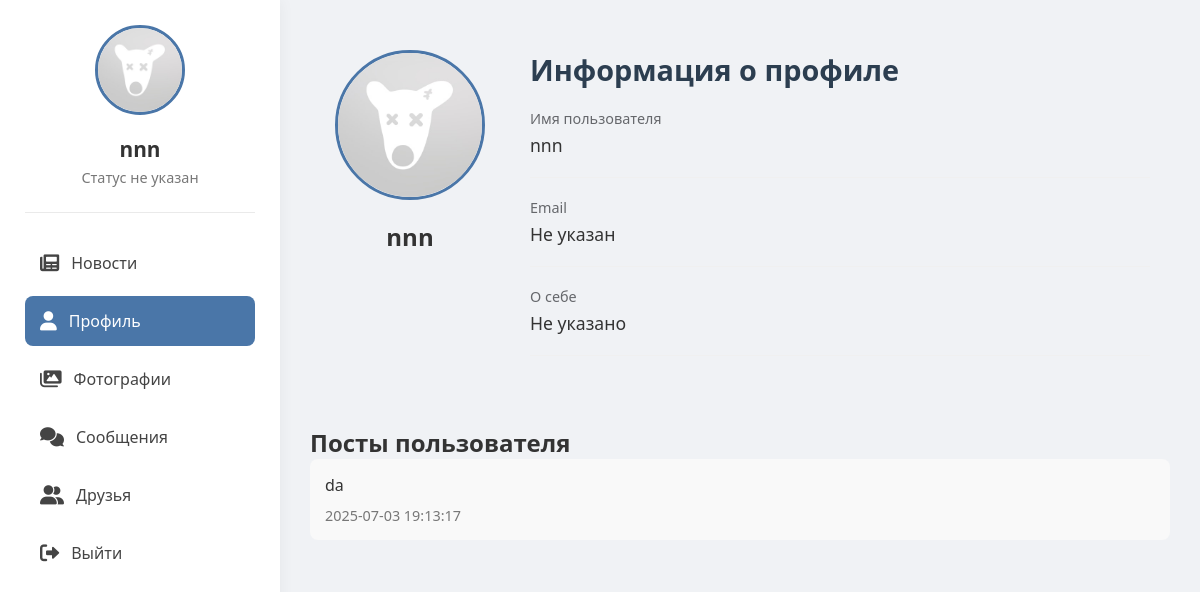
The page /profile/27 (signed in) on the database its author committed.
### tables this page shows
CREATE TABLE users (
                id INTEGER PRIMARY KEY AUTOINCREMENT,
                username TEXT UNIQUE NOT NULL,
                password TEXT NOT NULL,
                email TEXT,
                bio TEXT,
                avatar TEXT);

CREATE TABLE posts (
                id INTEGER PRIMARY KEY AUTOINCREMENT,
                user_id INTEGER NOT NULL,
                content TEXT NOT NULL,
                timestamp DATETIME DEFAULT CURRENT_TIMESTAMP,
                FOREIGN KEY(user_id) REFERENCES users(id));

### social.py (the view, shortened to what this page needs)
@app.route('/profile', methods=['GET', 'POST'], defaults={'user_id': None})
@app.route('/profile/<int:user_id>', methods=['GET'])
def profile(user_id):
    if 'user_id' not in session:
        return redirect(url_for('index'))
    if user_id is None:
        user_id = session['user_id']
        is_own_profile = True
    else:
        is_own_profile = (user_id == session['user_id'])
    conn = sqlite3.connect('social_network.db')
    c = conn.cursor()
    c.execute("SELECT * FROM users WHERE id = ?", (user_id,))
    user = c.fetchone()
    c.execute("SELECT * FROM posts WHERE user_id = ? ORDER BY timestamp DESC", (user_id,))
    posts = c.fetchall()
    conn.close()
    if not user:
        flash('Пользователь не найден')
        return redirect(url_for('feed'))
    return render_template(
        'profile.html',
        user=user,
        posts=posts,
        is_own_profile=is_own_profile
    )

### templates/profile.html (shortened to what this page needs)
<!DOCTYPE html>
<html>
<head>
    <link href="https://cdnjs.cloudflare.com/ajax/libs/font-awesome/6.0.0/css/all.min.css" rel="stylesheet">
</head>
<body>
    <div class="sidebar">
        <div class="profile-card">
            <img src="{% if user[5] %}{{ url_for('static', filename='uploads/' + user[5]) }}{% else %}{{ url_for('static', filename='uploads/default_avatar.png') }}{% endif %}" alt="Avatar">
            <h3>{{ user[1] }}</h3>
            <p>{{ user[4] or 'Статус не указан' }}</p>
        </div>
        <div class="nav">
            <a href="{{ url_for('feed') }}">
                <i class="fas fa-newspaper"></i> Новости
            </a>
            <a href="{{ url_for('profile') }}" class="active">
                <i class="fas fa-user"></i> Профиль
            </a>
            <a href="{{ url_for('gallery') }}">
                <i class="fas fa-images"></i> Фотографии
            </a>
            <a href="{{ url_for('messages') }}">
                <i class="fas fa-comments"></i> Сообщения
            </a>
            <a href="{{ url_for('friends') }}">
                <i class="fas fa-user-friends"></i> Друзья
            </a>
            <a href="{{ url_for('logout') }}">
                <i class="fas fa-sign-out-alt"></i> Выйти
            </a>
        </div>
    </div>
    <div class="content">
        <div class="section">
            <div class="profile-info">
                <div class="avatar-section">
                    <img src="{% if user[5] %}{{ url_for('static', filename='uploads/' + user[5]) }}{% else %}{{ url_for('static', filename='uploads/default_avatar.png') }}{% endif %}" alt="Avatar">
                    <h2>{{ user[1] }}</h2>
                </div>
                <div class="info-section">
                    <h1>Информация о профиле</h1>
                    <div class="info-item">
                        <label>Имя пользователя</label>
                        <p>{{ user[1] }}</p>
                    </div>
                    <div class="info-item">
                        <label>Email</label>
                        <p>{{ user[3] or 'Не указан' }}</p>
                    </div>
                    <div class="info-item">
                        <label>О себе</label>
                        <p>{{ user[4] or 'Не указано' }}</p>
                    </div>
                </div>
            </div>
        </div>
        <div class="section user-posts">
            <div class="section-title">
                <h2>Посты пользователя</h2>
            </div>
            {% if posts %}
                {% for post in posts %}
                <div class="post-item">
                    <div class="post-content">{{ post[2] }}</div>
                    <div class="post-time">{{ post[3] }}</div>
                </div>
                {% endfor %}
            {% else %}
                <p>Пользователь еще не опубликовал постов</p>
            {% endif %}
        </div>
    </div>
</body>
</html>

### templates/profile.html (style rules this page uses)
* { margin: 0; padding: 0; box-sizing: border-box; }
body { font-family: 'Segoe UI', Tahoma, Geneva, Verdana, sans-serif; display: flex; background: #f0f2f5; color: #333; }
.sidebar { width: 280px; background: #fff; height: 100vh; position: fixed; padding: 25px; box-shadow: 0 0 15px rgba(0,0,0,0.05); }
.profile-card { text-align: center; padding-bottom: 25px; border-bottom: 1px solid #eaeaea; margin-bottom: 25px; }
.profile-card img { width: 90px; height: 90px; border-radius: 50%; object-fit: cover; border: 3px solid #4a76a8; }
.profile-card h3 { margin: 15px 0 5px; font-size: 1.3rem; }
.profile-card p { color: #777; font-size: 0.9rem; }
.nav { margin-top: 15px; }
.nav a { display: flex; align-items: center; padding: 14px 15px; text-decoration: none; color: #444; border-radius: 8px; margin-bottom: 8px; transition: all 0.2s; }
.nav a.active { background: #4a76a8; color: white; }
.nav a i { margin-right: 12px; font-size: 1.2rem; }
.content { flex: 1; margin-left: 280px; padding: 30px; }
.profile-info { display: flex; margin-bottom: 30px; }
.avatar-section { width: 200px; text-align: center; padding: 20px; }
.avatar-section img { width: 150px; height: 150px; border-radius: 50%; object-fit: cover; margin-bottom: 15px; border: 3px solid #4a76a8; }
.info-section { flex: 1; padding: 20px; }
.info-section h1 { margin-bottom: 20px; font-size: 1.8rem; color: #2c3e50; }
.info-item { margin-bottom: 20px; padding-bottom: 20px; border-bottom: 1px solid #f0f0f0; }
.info-item label { display: block; color: #65676b; font-size: 0.9rem; margin-bottom: 5px; }
.info-item p { font-size: 1.1rem; }
.user-posts .post-item { background: #f9f9f9; padding: 15px; border-radius: 8px; margin-bottom: 15px; position: relative; }
.user-posts .post-content { margin-bottom: 10px; }
.user-posts .post-time { color: #777; font-size: 0.9rem; }

### rows shown on the page
users: username "nnn", email "Не указан"
posts: content "da", timestamp "2025-07-03 19:13:17"

### other values the page prints
{{ user[4] or 'Статус не указан' }} "Статус не указан"
{{ user[4] or 'Не указано' }} "Не указано"
